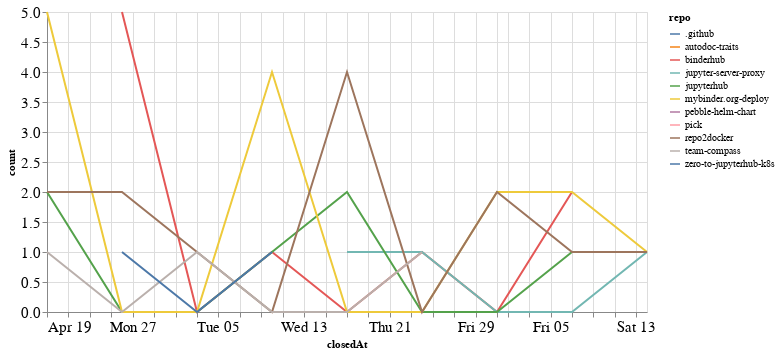

Source (notebook cell):
### Code cell
closed_by_time = closed_by.groupby('repo').resample('W', on='closedAt').count()['author'].reset_index()
closed_by_time = closed_by_time.rename(columns={'author': 'count'})

alt.Chart(closed_by_time, width=600).mark_line().encode(
    x='closedAt',
    y='count',
    color='repo',
    tooltip="repo"
)

### Figure 1 — Vega-Lite specification as saved in the notebook (floating-point values rounded to 4 significant figures)
{"config": {"axisLeft": {"labelFontSize": 15}, "axisBottom": {"labelFontSize": 15}}, "data": {"name": "data-8faecfe068dfe8b0b0c9dfc6ccc320d9"}, "mark": "line", "encoding": {"color": {"type": "nominal", "field": "repo"}, "tooltip": {"type": "nominal", "field": "repo"}, "x": {"type": "temporal", "field": "closedAt"}, "y": {"type": "quantitative", "field": "count"}}, "width": 600, "$schema": "https://vega.github.io/schema/vega-lite/v4.8.1.json", "datasets": {"data-8faecfe068dfe8b0b0c9dfc6ccc320d9": [{"repo": ".github", "closedAt": "2020-05-24T00:00:00", "count": 1}, {"repo": "autodoc-traits", "closedAt": "2020-04-19T00:00:00", "count": 1}, {"repo": "binderhub", "closedAt": "2020-04-26T00:00:00", "count": 5}, {"repo": "binderhub", "closedAt": "2020-05-03T00:00:00", "count": 0}, {"repo": "binderhub", "closedAt": "2020-05-10T00:00:00", "count": 1}, {"repo": "binderhub", "closedAt": "2020-05-17T00:00:00", "count": 0}, {"repo": "binderhub", "closedAt": "2020-05-24T00:00:00", "count": 1}, {"repo": "binderhub", "closedAt": "2020-05-31T00:00:00", "count": 0}, {"repo": "binderhub", "closedAt": "2020-06-07T00:00:00", "count": 2}, {"repo": "jupyter-server-proxy", "closedAt": "2020-05-17T00:00:00", "count": 1}, {"repo": "jupyter-server-proxy", "closedAt": "2020-05-24T00:00:00", "count": 1}, {"repo": "jupyter-server-proxy", "closedAt": "2020-05-31T00:00:00", "count": 0}, {"repo": "jupyter-server-proxy", "closedAt": "2020-06-07T00:00:00", "count": 0}, {"repo": "jupyter-server-proxy", "closedAt": "2020-06-14T00:00:00", "count": 1}, {"repo": "jupyterhub", "closedAt": "2020-04-19T00:00:00", "count": 2}, {"repo": "jupyterhub", "closedAt": "2020-04-26T00:00:00", "count": 0}, {"repo": "jupyterhub", "closedAt": "2020-05-03T00:00:00", "count": 0}, {"repo": "jupyterhub", "closedAt": "2020-05-10T00:00:00", "count": 1}, {"repo": "jupyterhub", "closedAt": "2020-05-17T00:00:00", "count": 2}, {"repo": "jupyterhub", "closedAt": "2020-05-24T00:00:00", "count": 0}, {"repo": "jupyterhub", "closedAt": "2020-05-31T00:00:00", "count": 0}, {"repo": "jupyterhub", "closedAt": "2020-06-07T00:00:00", "count": 1}, {"repo": "mybinder.org-deploy", "closedAt": "2020-04-19T00:00:00", "count": 5}, {"repo": "mybinder.org-deploy", "closedAt": "2020-04-26T00:00:00", "count": 0}, {"repo": "mybinder.org-deploy", "closedAt": "2020-05-03T00:00:00", "count": 0}, {"repo": "mybinder.org-deploy", "closedAt": "2020-05-10T00:00:00", "count": 4}, {"repo": "mybinder.org-deploy", "closedAt": "2020-05-17T00:00:00", "count": 0}, {"repo": "mybinder.org-deploy", "closedAt": "2020-05-24T00:00:00", "count": 0}, {"repo": "mybinder.org-deploy", "closedAt": "2020-05-31T00:00:00", "count": 2}, {"repo": "mybinder.org-deploy", "closedAt": "2020-06-07T00:00:00", "count": 2}, {"repo": "mybinder.org-deploy", "closedAt": "2020-06-14T00:00:00", "count": 1}, {"repo": "pebble-helm-chart", "closedAt": "2020-06-07T00:00:00", "count": 1}, {"repo": "pick", "closedAt": "2020-06-14T00:00:00", "count": 1}, {"repo": "repo2docker", "closedAt": "2020-04-19T00:00:00", "count": 2}, {"repo": "repo2docker", "closedAt": "2020-04-26T00:00:00", "count": 2}, {"repo": "repo2docker", "closedAt": "2020-05-03T00:00:00", "count": 1}, {"repo": "repo2docker", "closedAt": "2020-05-10T00:00:00", "count": 0}, {"repo": "repo2docker", "closedAt": "2020-05-17T00:00:00", "count": 4}, {"repo": "repo2docker", "closedAt": "2020-05-24T00:00:00", "count": 0}, {"repo": "repo2docker", "closedAt": "2020-05-31T00:00:00", "count": 2}, {"repo": "repo2docker", "closedAt": "2020-06-07T00:00:00", "count": 1}, {"repo": "repo2docker", "closedAt": "2020-06-14T00:00:00", "count": 1}, {"repo": "team-compass", "closedAt": "2020-04-19T00:00:00", "count": 1}, {"repo": "team-compass", "closedAt": "2020-04-26T00:00:00", "count": 0}, {"repo": "team-compass", "closedAt": "2020-05-03T00:00:00", "count": 1}, {"repo": "team-compass", "closedAt": "2020-05-10T00:00:00", "count": 0}, {"repo": "team-compass", "closedAt": "2020-05-17T00:00:00", "count": 0}, {"repo": "team-compass", "closedAt": "2020-05-24T00:00:00", "count": 1}, {"repo": "zero-to-jupyterhub-k8s", "closedAt": "2020-04-26T00:00:00", "count": 1}, {"repo": "zero-to-jupyterhub-k8s", "closedAt": "2020-05-03T00:00:00", "count": 0}, {"repo": "zero-to-jupyterhub-k8s", "closedAt": "2020-05-10T00:00:00", "count": 1}]}}
